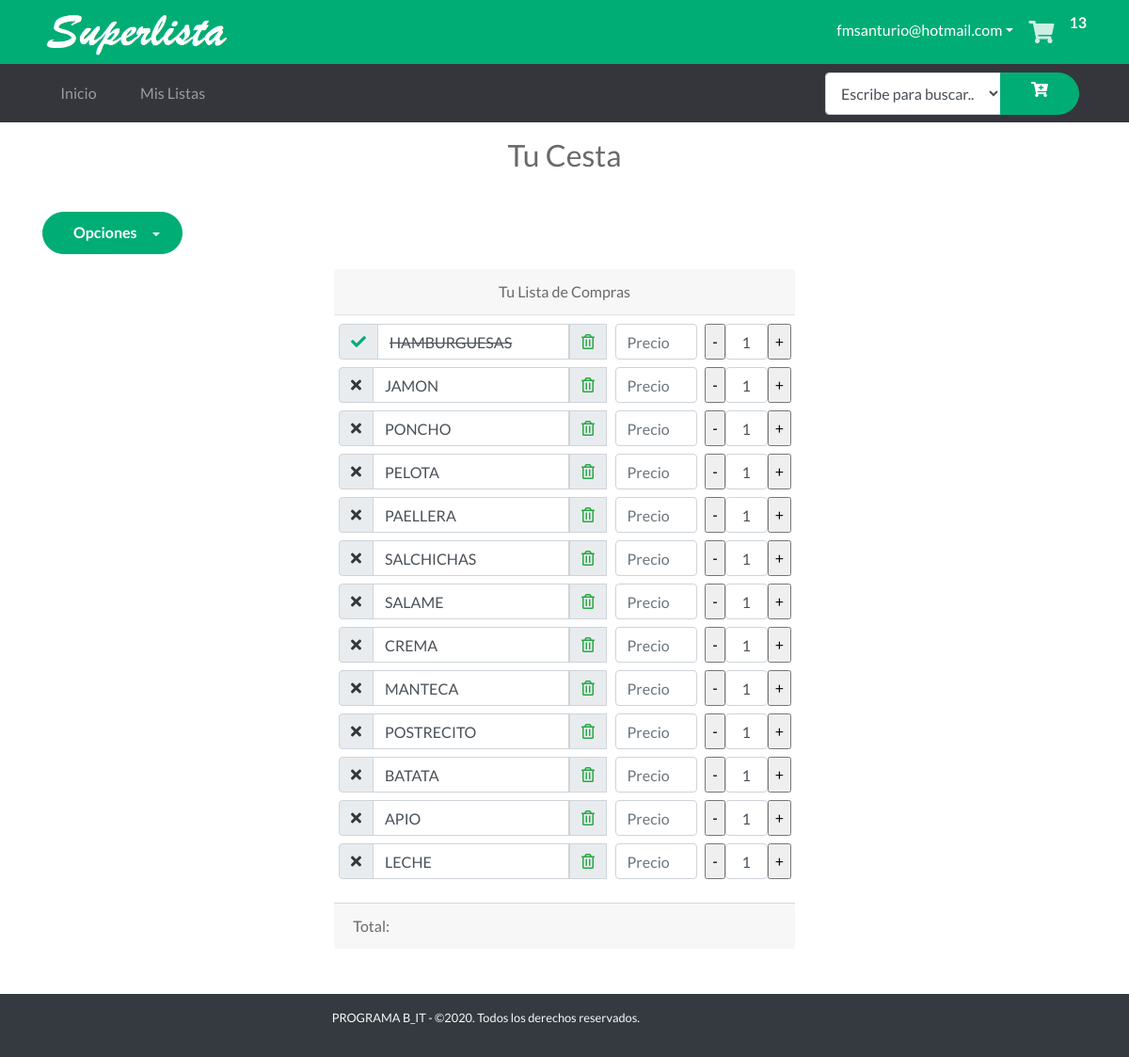
/cart (signed in), run on an earlier commit of the app's database.
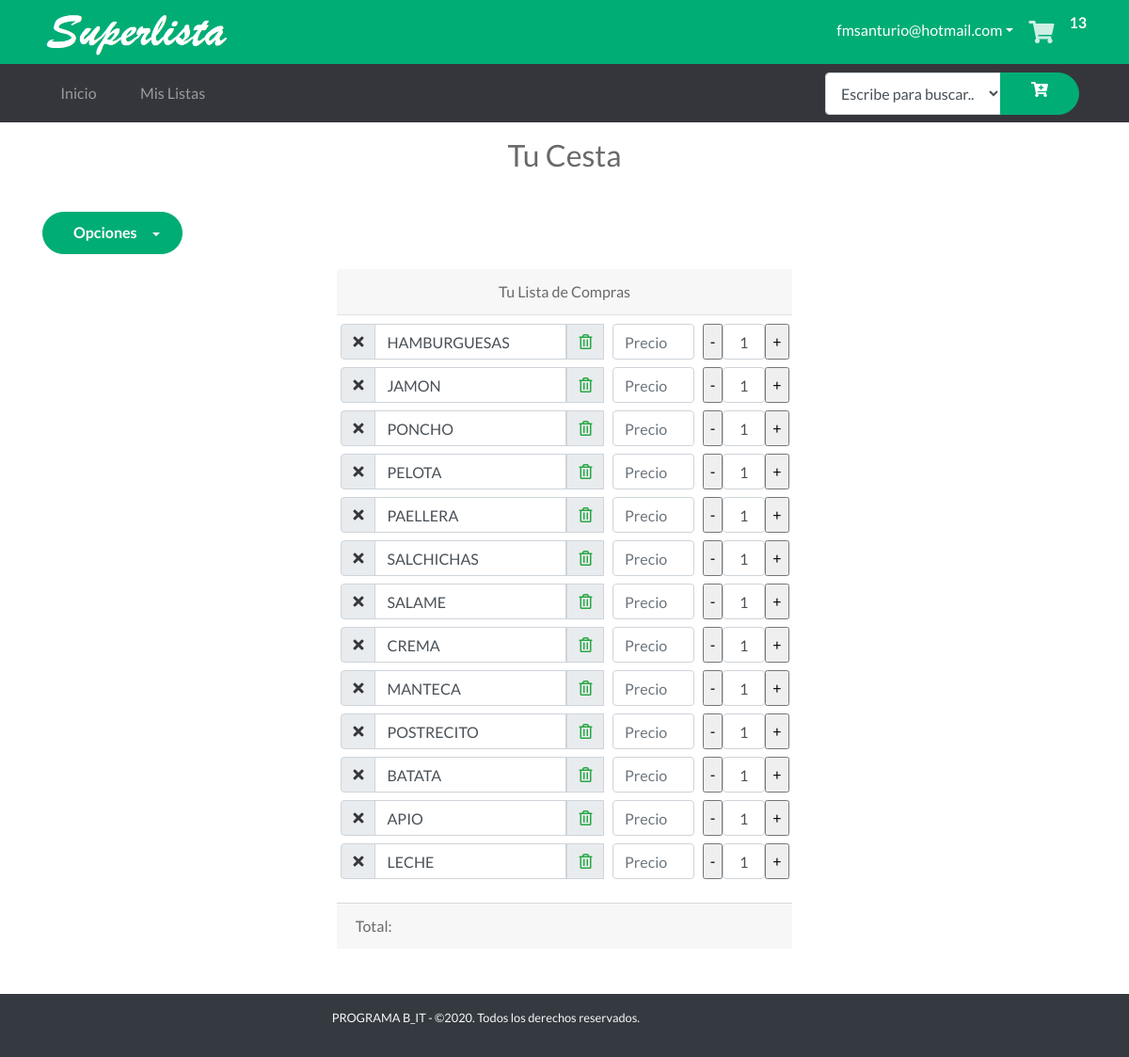
And on a later commit of the database.
### tables this page shows
CREATE TABLE "Cesta" (
	"Id"	INTEGER NOT NULL PRIMARY KEY AUTOINCREMENT UNIQUE,
	"Id_Usuario"	INTEGER NOT NULL,
	"Item"	INTEGER NOT NULL,
	"Tachar"	INTEGER,
	"ProductoId"	INTEGER,
FOREIGN KEY("ProductoId") REFERENCES "Productos"("Id")
);

### app.py (the view)
@app.route('/cart')  # Ruta Mi Cesta
def cart():
    cantCarrito()
    if 'nombre' in session:
        items = getAllCesta()
        g.db.close()
        return render_template('carrito.html', items=items)
    else:
        items = getAllCesta()
        g.db.close()
        return render_template('carrito_home.html', items=items)

### app.py (called while the page is built)
def get_db():
    db = getattr(g, '_database', None)
    if db is None:
        db = g._database = sqlite3.connect('database1.db')
    return db

@app.teardown_appcontext
def close_connection(exception):
    db = getattr(g, '_database', None)
    if db is not None:
        db.close()

def conectar_db():
    return sqlite3.connect('database1.db')

def getAllCesta():
    if 'nombre' in session:
        id = session['id']
    else:
        try:
            id = int(request.cookies.get('visitanteId'))
        except:
            return redirect('/del_cookie')
    g.db = conectar_db()
    consulta = 'SELECT * FROM Cesta WHERE (Id_usuario = ?)'
    cur = g.db.execute(consulta, [id])
    items = [dict(Id=row[0], Id_Usuario=row[1], Item_nombre=row[2], Tachar=row[3], ProductoId=row[4])
             for row in cur.fetchall()]
    g.db.close()
    return items

def cantCarrito():
    if 'nombre' in session:
        id_usuario = session['id']
    else:
        try:
            id_usuario = int(request.cookies.get('visitanteId'))
        except:
            return redirect('/del_cookie')
    db = get_db()
    cur = db.cursor()
    find_prod = (
        "SELECT COUNT(Id) FROM Cesta WHERE Id_Usuario = ?")
    cur.execute(find_prod, [(id_usuario)])
    resultado = cur.fetchone()
    session['carrito'] = resultado[0]
    return session['carrito']

### templates/carrito.html (shortened to what this page needs)
{% extends "layout_logged_in.html" %}
{% block content %}
<section class="text-center">
    <div class="text h2 py-3">
        <span class="text ">Tu Cesta</span>
    </div>
</section>
<div class="container">
    <div class="row">
        <div class="col-7">
            <div class="dropdown py-3">
                <button class="btn btn-primary dropdown-toggle" type="button" id="dropdownMenu1" data-toggle="dropdown"
                    aria-haspopup="true" aria-expanded="false">
                    Opciones
                </button>
            </div>
        </div>
    </div>
</div>
<div class="container">
    <div class="row justify-content-center">
        <div class="col-#-auto">
            <div class="card-header text-center"> <span>Tu Lista de Compras</span>
            </div>
            <table class="table table-sm ">
                <tbody>
                    <tr>
                        <th scope="row">
                            {%  set contador = namespace(value=0) %}
                            {%for item in items %}
                            <div class="input-group py-1">
                                <div class="input-group-prepend">
                                    <div class="input-group-text">
                                        <a href="/adquirido/{{item.Id}}"><i
                                                class="{% if item.Tachar %} text-primary fas fa-check {% else %} text-secondary fas fa-times  {% endif %} "></i></a>
                                    </div>
                                </div>
                                <input type="text" class="form-control {% if item.Tachar %} tachar {% endif %} " value="{{item.Item_nombre}}">
                                <div class="input-group-prepend">
                                    <div class="input-group-text">
                                        <a href="/DeleteArtCesta/{{item.Id}}"><i
                                                class="far fa-trash-alt text-success"></i></a>
                                    </div>
                                </div>
                            </div>
                            {% set contador.value = contador.value + 1 %}
                            {%endfor%}
                        </th>
                        <td>
                            {%  set contador = namespace(value=0) %}
                            {%for item in items %}
                            <div class="input-group-prepend py-1">
                                <input type="text" size="6" id="{{item.Item_nombre}}" placeholder="Precio"
                                    class=" form-control monto" onkeyup="SubTotal();">
                            </div>
                            {% set contador.value = contador.value + 1 %}
                            {%endfor%}
                        </td>
                        <td>
                            {%  set contador = namespace(value=0) %}
                            {%for item in items %}
                            <div class="input-group-prepend py-1">
                                <input type="button" name="menos1" id="menos1" value="-"
                                    onclick="RtrCampo('{{contador.value|string}}')" />
                                <input class="form-control text-center" type='text' size="1"
                                    id='{{contador.value|string}}' value=1>
                                <input type="button" name="mas1" id="mas1" value="+"
                                    onclick="SmrCampo('{{contador.value|string}}')" />
                            </div>
                            {% set contador.value = contador.value + 1 %}
                            {%endfor%}
                        </td>
                    </tr>
                </tbody>
            </table>
            <div class="card-footer"> <span>Total: </span>
            </div>
        </div>
    </div>
</div>
{% endblock %}

### templates/layout_logged_in.html (shortened to what this page needs)
<!doctype html>
<html lang="en">
<head>
    <link rel="stylesheet" href="{{ url_for('static', filename='css/bootstrap.min.css') }}">
    <link rel="stylesheet" href="{{ url_for('static', filename='css/bootnavbar.css') }}">
    <link rel="stylesheet" href="{{ url_for('static', filename='css/all.css') }}">
    <link rel="stylesheet" href="{{ url_for('static', filename='css/swiper.min.css') }}">
    <link rel="stylesheet" href="{{ url_for('static', filename='css/animate.min.css') }}">
    <link rel="stylesheet" href="{{ url_for('static', filename='css/venobox.css') }}">
    <link rel="stylesheet" href="{{ url_for('static', filename='css/jarallax.css') }}">
    <link rel="stylesheet" href="{{ url_for('static', filename='css/estilos.css') }}">
    <link rel="stylesheet" href="{{url_for('static', filename='css/main.css')}}">
</head>
<body>
    <section id="barra-contacto" class="bg-primary text-white py-3 py-lg-1 text-right">
        <div class="container ">
            <div class="row justify-content-md-between align-items-center">
                <div class="col-auto align-content-md-center">
                    <a  href="/" class="logo">
                        <img src="{{ url_for('static', filename='images/texto.png') }}" alt="Logo del sitio" width="200"
                            class="img-fluid">
                    </a>
                </div>
                <div class="col-12 col-md-auto">
                    <ul class="redes-sociales list-unstyled d-inline-flex mb-0">
                        <li class="nav-item py-2">
                          <a class="dropdown-toggle text-white" data-toggle="dropdown" style="text-decoration:none" >
                             {{ session['correo'] }}</a>
                        </li>
                        <div>
                            <li><a href="/cart"><i class="fas fa-shopping-cart"></i></a></li>
                        </div>
                        <span id="cantidad"> <strong>{{ session['carrito'] }}</strong></span>
                      </ul>
                </div>
            </div>
        </div>
    </section>
    <nav id="menu-navegacion" class="navbar navbar-dark bg-secondary navbar-expand-md">
        <div class="container">
            <div class="collapse navbar-collapse" id="menu-principal">
                <ul class="navbar-nav mt-3 mt-md-0">
                    <li class="nav-item mb-1 mb-md-0 mr-md-2"><a href="{{ url_for('home' )}}" class="nav-link">Inicio</a></li>
                    <li class="nav-item mb-1 mb-md-0 mr-md-2"><a href="{{ url_for('MisListas')}}" class="nav-link">Mis Listas</a></li>
                </ul>
            </div>
            <form action="/agregarDesdeBuscador" class=" bg-secondary" method="POST">
                <div class="form-group mb-0 px-2 ">
                        <div class="input-group">
                            <select style="height:45px;" class="form-control" name="producto">
                                <option selected="" value="0">Escribe para buscar..</option>
                            </select>
                            <div class="input-group-append">
                                <button type="submit" class="btn btn-primary input-group-append"><i class="fas fa-cart-plus"></i></button>
                            </div>
                        </div>
                </div>
            </form>
        </div>
    </nav>
    {% block content %}
    {% endblock %}
    <br>
    <br>
    <footer id="pie-de-pagina" class="bg-dark  text-light text-truncate">
        <div class="container">
            <div class="row align-items-center py-2">
                <div class="col-12 col-md-6 py-2 col-xl-7 text-center text-md-right small">
                    <p>PROGRAMA B_IT - ©2020. Todos los derechos reservados.</p>
                </div>
            </div>
        </div>
    </footer>
</body>
</html>

### static/css/all.css (style rules this page uses)
.fa, .fas, .far, .fal, .fab { -moz-osx-font-smoothing: grayscale; -webkit-font-smoothing: antialiased; display: inline-block; font-style: normal; font-variant: normal; text-rendering: auto; line-height: 1; }
.fa-cart-plus:before { content: "\f217"; }
.fa-shopping-cart:before { content: "\f07a"; }
.fa-times:before { content: "\f00d"; }
.fa-trash-alt:before { content: "\f2ed"; }
.far { font-family: 'Font Awesome 5 Free'; font-weight: 400; }
.fa, .fas { font-family: 'Font Awesome 5 Free'; font-weight: 900; }

### static/css/estilos.css (style rules this page uses)
html { font-size: 13px; }
body { font-family: 'Lato', sans-serif; color: #696969; }
.btn { border-radius: 2rem; padding: .6rem 2rem; font-weight: bold; }
.bg-primary { background-color: #00ad75 !important; }
.btn-primary { color: #fff; background-color: #00ad75; border-color: #00ad75; position: relative; overflow: hidden; z-index: 1; -webkit-transition: all .3s ease; transition: all .3s ease; }
.btn-primary:after { font-family: 'Font Awesome 5 Free'; font-weight: 900; position: relative; left: .6rem; top: .1rem; -webkit-transition: left .3s ease; transition: left .3s ease; }
.btn-primary:before { content: ""; z-index: -1; width: 0; height: 100%; background: #fff; position: absolute; left: 50%; top: 0; -webkit-transform: skew(45deg, 0); transform: skew(45deg, 0); -webkit-transition: all .4s ease; transition: all .4s ease; }
.bg-secondary { background-color: #35363c !important; }
.text-secondary { color: #35363c !important; }
.redes-sociales li a i { color: #fff; font-size: 1.5rem; padding: .6rem 1rem; opacity: .8; -webkit-transition: all .3s ease-in-out; transition: all .3s ease-in-out; }
.navbar-dark .navbar-nav .nav-link { padding: 1rem 1.5rem; display: -webkit-box; display: -ms-flexbox; display: flex; -webkit-box-pack: justify; -ms-flex-pack: justify; justify-content: space-between; border-radius: .5rem; -webkit-transition: all .3s ease; transition: all .3s ease; }
.navbar-dark .navbar-nav .nav-link:after { font-family: 'Font Awesome 5 Free'; content: "\f105"; font-weight: 900; -webkit-transition: all .3s ease; transition: all .3s ease; text-decoration: none; }
@media (min-width: 768px) { .navbar-dark .navbar-nav .nav-link { padding: .7rem 1.2rem; border-radius: 1.5rem; } }
@media (min-width: 768px) { .navbar-dark .navbar-nav .nav-link:after { content: ""; } }
@media (min-width: 990px) { html { font-size: 16px; } }

### static/css/main.css (style rules this page uses)
.dropdown { position: relative; display: inline-block; }

What changed in the data, as far as the page shows it:
changed Cesta "HAMBURGUESAS": Tachar 1 → 0 (drawn)
